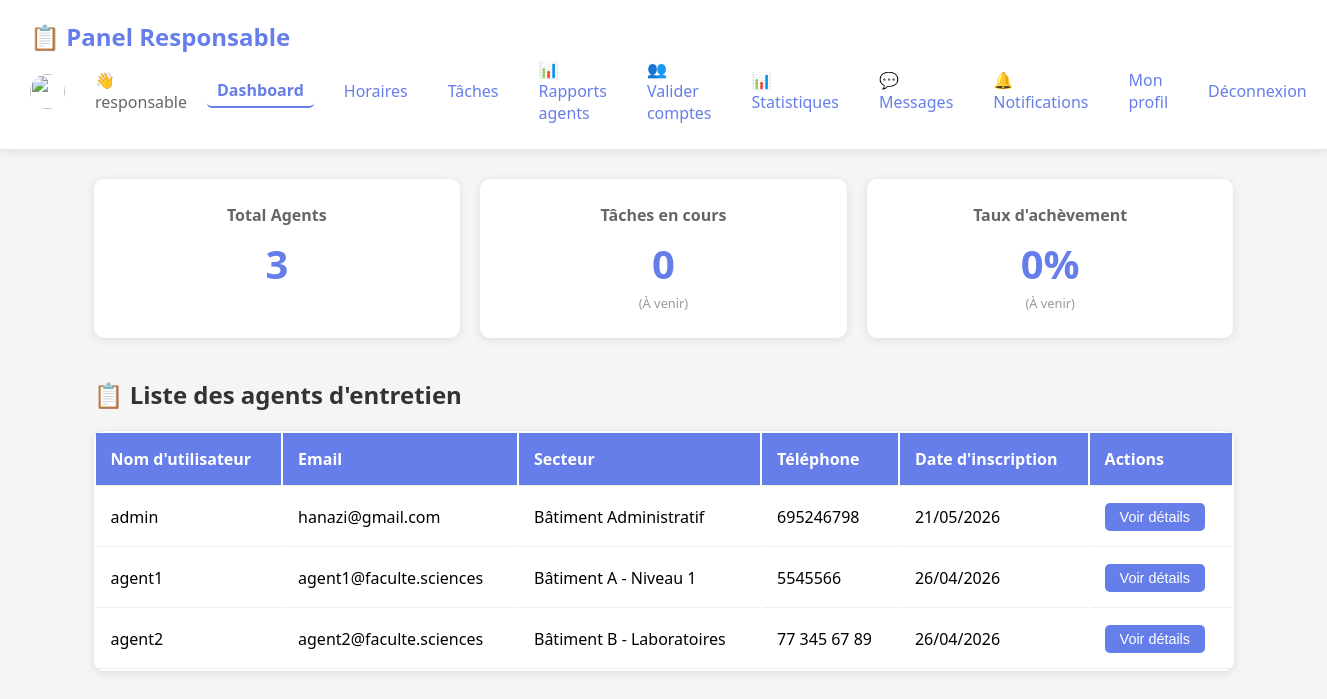
Screenshot of /responsable_dashboard.php (signed in) with the database file from the repository.
### tables this page shows
CREATE TABLE `users` (
  `id` int(11) NOT NULL,
  `username` varchar(50) NOT NULL,
  `password` varchar(255) NOT NULL,
  `email` varchar(100) NOT NULL,
  `role` enum('responsable','agent') DEFAULT 'agent',
  `telephone` varchar(20) DEFAULT NULL,
  `secteur` varchar(100) DEFAULT NULL,
  `created_at` timestamp NOT NULL DEFAULT current_timestamp(),
  `updated_at` timestamp NOT NULL DEFAULT current_timestamp() ON UPDATE current_timestamp(),
  `profile_photo` varchar(255) DEFAULT NULL,
  `is_approved` tinyint(4) DEFAULT 0
);

### database.php (called while the page is built, shortened)
<?php
function getUserProfilePhoto($db, $user_id) {
    $stmt = $db->prepare("SELECT profile_photo FROM users WHERE id = ?");
    $stmt->execute([$user_id]);
    $result = $stmt->fetch(PDO::FETCH_ASSOC);
    return 'images/default-avatar.png';
}
?>

### responsable_dashboard.php (the view, shortened to what this page needs)
<?php
require_once 'config/database.php';
$database = new Database();
$db = $database->getConnection();
$profilePhoto = getUserProfilePhoto($db, $_SESSION['user_id']);
$query = "SELECT id, username, email, telephone, secteur, created_at FROM users WHERE role = 'agent' ORDER BY username";
$stmt = $db->prepare($query);
$stmt->execute();
$agents = $stmt->fetchAll(PDO::FETCH_ASSOC);
$agentCount = count($agents);
?>
<!DOCTYPE html>
<html lang="fr">
<head>
    <link rel="stylesheet" href="css/style.css">
</head>
<body>
    <div class="dashboard">
      <nav class="navbar">
    <h1>📋 Panel Responsable</h1>
    <div class="nav-links">
        <img src="<?= $profilePhoto ?>" style="width: 35px; height: 35px; border-radius: 50%; object-fit: cover; margin-right: 10px;" onerror="this.src='images/default-avatar.png'">
        <span>👋 <?php echo htmlspecialchars($_SESSION['username']); ?></span>
        <a href="responsable_dashboard.php" class="active">Dashboard</a>
        <a href="schedules.php">Horaires</a>
        <a href="tasks.php">Tâches</a>
        <a href="view_reports.php">📊 Rapports agents</a>
        <a href="admin_approve.php">👥 Valider comptes</a>
        <a href="reports.php">📊 Statistiques</a>
        <a href="messages.php">💬 Messages
        </a>
        <a href="notifications.php">🔔 Notifications
        </a>
        <a href="profile.php">Mon profil</a>
        <a href="logout.php">Déconnexion</a>
    </div>
</nav>
        <div class="content">
            <div class="stats-cards">
                <div class="stat-card">
                    <h3>Total Agents</h3>
                    <p class="stat-number"><?php echo $agentCount; ?></p>
                </div>
                <div class="stat-card">
                    <h3>Tâches en cours</h3>
                    <p class="stat-number">0</p>
                    <small>(À venir)</small>
                </div>
                <div class="stat-card">
                    <h3>Taux d'achèvement</h3>
                    <p class="stat-number">0%</p>
                    <small>(À venir)</small>
                </div>
            </div>
            <h2>📋 Liste des agents d'entretien</h2>
            <?php if (empty($agents)): ?>
                <div class="alert alert-info">Aucun agent pour le moment.</div>
            <?php else: ?>
                <table class="agents-table">
                    <thead>
                        <tr>
                            <th>Nom d'utilisateur</th>
                            <th>Email</th>
                            <th>Secteur</th>
                            <th>Téléphone</th>
                            <th>Date d'inscription</th>
                            <th>Actions</th>
                        </tr>
                    </thead>
                    <tbody>
                        <?php foreach ($agents as $agent): ?>
                        <tr>
                            <td><?php echo htmlspecialchars($agent['username']); ?></td>
                            <td><?php echo htmlspecialchars($agent['email']); ?></td>
                            <td><?php echo htmlspecialchars($agent['secteur'] ?? 'Non défini'); ?></td>
                            <td><?php echo htmlspecialchars($agent['telephone'] ?? 'Non défini'); ?></td>
                            <td><?php echo date('d/m/Y', strtotime($agent['created_at'])); ?></td>
                            <td>
                                <button class="btn-small" onclick="alert('Fonctionnalité à venir')">Voir détails</button>
                            </td>
                        </tr>
                        <?php endforeach; ?>
                    </tbody>
                </table>
            <?php endif; ?>
        </div>
    </div>
</body>
</html>

### style.css (style rules this page uses)
* { margin: 0; padding: 0; box-sizing: border-box; }
body { font-family: 'Segoe UI', Tahoma, Geneva, Verdana, sans-serif; background: linear-gradient(135deg, #667eea 0%, #764ba2 100%); min-height: 100vh; }
.dashboard { min-height: 100vh; background: #f5f5f5; }
.navbar { background: white; padding: 20px 30px; box-shadow: 0 2px 10px rgba(0,0,0,0.1); display: flex; justify-content: space-between; align-items: center; flex-wrap: wrap; }
.navbar h1 { color: #667eea; font-size: 1.5em; }
.nav-links { display: flex; gap: 20px; align-items: center; }
.nav-links span { color: #666; }
.nav-links a { text-decoration: none; color: #667eea; padding: 5px 10px; border-radius: 5px; transition: background 0.3s; }
.content { padding: 30px; max-width: 1200px; margin: 0 auto; }
.content h2 { color: #333; margin-bottom: 20px; margin-top: 30px; }
.content h2:first-of-type { margin-top: 0; }
.stats-cards { display: grid; grid-template-columns: repeat(auto-fit, minmax(250px, 1fr)); gap: 20px; margin-bottom: 40px; }
.stat-card { background: white; padding: 25px; border-radius: 10px; box-shadow: 0 2px 10px rgba(0,0,0,0.1); text-align: center; transition: transform 0.3s; }
.stat-card h3 { color: #666; font-size: 1em; margin-bottom: 10px; }
.stat-number { font-size: 2.5em; color: #667eea; font-weight: bold; }
.stat-card small { color: #999; font-size: 0.8em; }
.agents-table { width: 100%; background: white; border-radius: 10px; overflow-x: auto; box-shadow: 0 2px 10px rgba(0,0,0,0.1); }
.agents-table th, .agents-table td { padding: 15px; text-align: left; border-bottom: 1px solid #eee; }
.agents-table th { background: #667eea; color: white; font-weight: 600; }
.btn-primary, .btn-small { background: #667eea; color: white; border: none; padding: 12px 24px; border-radius: 5px; cursor: pointer; font-size: 1em; transition: background 0.3s; }
.btn-small { padding: 6px 15px; font-size: 0.9em; }
.active { font-weight: bold; border-bottom: 2px solid #667eea; }

### rows the page displays
users: username "admin", email "hanazi@gmail.com", secteur "Bâtiment Administratif", telephone "695246798", created_at "21/05/2026"
users: username "agent1", email "agent1@faculte.sciences", secteur "Bâtiment A - Niveau 1", telephone "5545566", created_at "26/04/2026"
users: username "agent2", email "agent2@faculte.sciences", secteur "Bâtiment B - Laboratoires", telephone "77 345 67 89", created_at "26/04/2026"

### other values shown
$_SESSION['username'] "responsable"
$agentCount "3"
